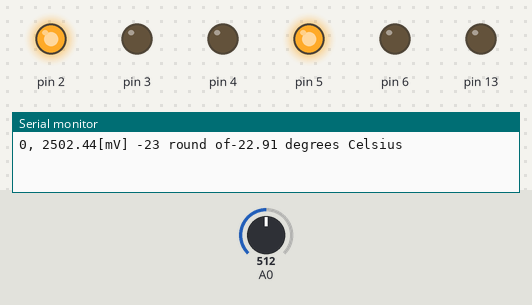
Simulated run of this sketch. Board: Arduino Uno, built with avr-gcc and run on an emulated ATmega328P. On the bench: output pins drawn as LEDs (lit = HIGH), the last lines printed to the serial monitor. Inputs (shaded band) come from the test bench; at power-on: A0 = 512.

Above: at 4.2 s.
4.3 s: A0 set to 513
At 9.2 s:
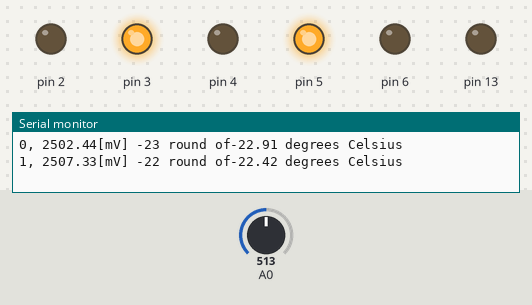
9.9 s: A0 set to 716
At 14.3 s:
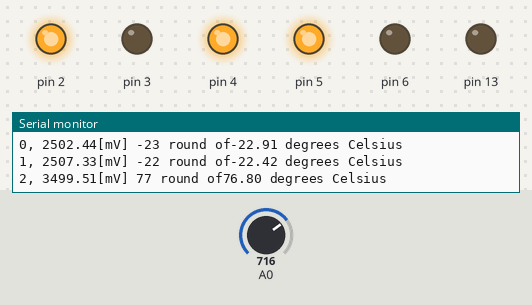
15.5 s: A0 set to 718
At 19.4 s:
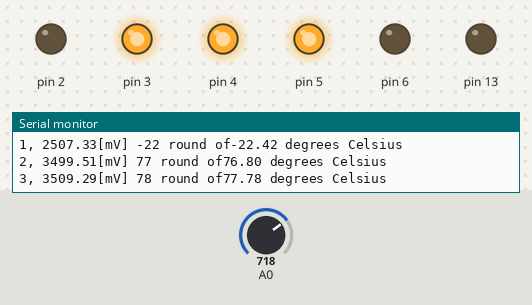
21.1 s: A0 set to 900
At 24.4 s:
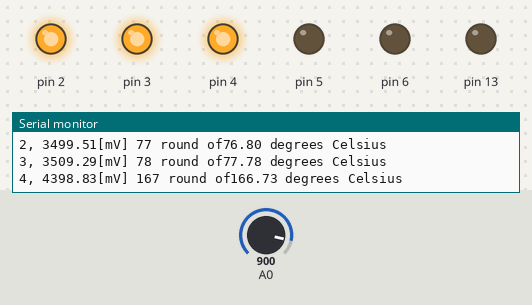
26.7 s: A0 set to 902
At 28.3 s:
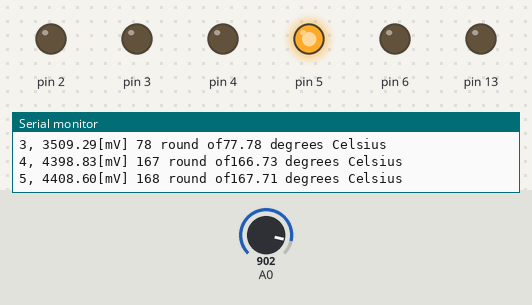
32.3 s: A0 set to 511
At 33.4 s:
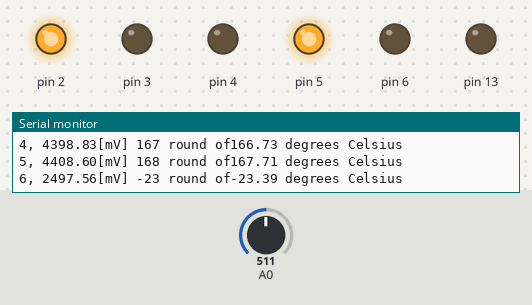
Timing chart, 0 to 35.3 s (numbered marks = the images above; inputs shaded):
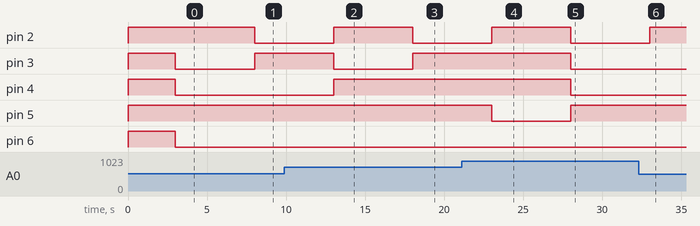

Measured:
- the behaviour switches between 512 and 513 on A0 (found by bisection; images 0 and 1)
- the behaviour switches between 717 and 718 on A0 (found by bisection; images 2 and 3)
- the behaviour switches between 901 and 902 on A0 (found by bisection; images 4 and 5)
- after the input at 4.3 s, pin 2: HIGH → LOW after 3.7 s; pin 3: LOW → HIGH after 3.7 s
- after the input at 9.9 s, pin 2, pin 4: LOW → HIGH after 3.1 s; pin 3: HIGH → LOW after 3.1 s
- after the input at 15.5 s, pin 2: HIGH → LOW after 2.5 s; pin 3: LOW → HIGH after 2.5 s
- after the input at 21.1 s, pin 2: LOW → HIGH after 1.9 s; pin 5: HIGH → LOW after 1.9 s
- after the input at 26.7 s, pin 2–4: HIGH → LOW after 1.3 s; pin 5: LOW → HIGH after 1.3 s
- after the input at 32.3 s, pin 2: LOW → HIGH after 0.71 s

The sketch:

TempSensLM335.ino
```cpp
// TempSensLM335

#include <math.h>

//this sets the ground pin to LOW and the input voltage pin to high
void setup()
{
  Serial.begin(9600);

  pinMode(13, OUTPUT);
  digitalWrite(13, LOW);

  pinMode(2, OUTPUT);
  pinMode(3, OUTPUT);
  pinMode(4, OUTPUT);
  pinMode(5, OUTPUT);
  pinMode(6, OUTPUT);
  digitalWrite(2, HIGH);
  digitalWrite(3, HIGH);
  digitalWrite(4, HIGH);
  digitalWrite(5, HIGH);
  digitalWrite(6, HIGH);
  delay(3000);
  digitalWrite(2, LOW);
  digitalWrite(3, LOW);
  digitalWrite(4, LOW);
  digitalWrite(5, LOW);
  digitalWrite(6, LOW);

  PORTD = B01101100;  //sets digital pins 6,5,3,2 HIGH
}

int rawvoltage;
int i, cnt;
float aveRawVtg;
float millivolts;
float kelvin;
float celsius;
int intCel;

void loop()
{
  rawvoltage= 0;
  /*
  for (i=0; i<8; i++)
  {
      rawvoltage += analogRead(A0);
    delay(100);
  }
  aveRawVtg = rawvoltage / 8;
  millivolts = (aveRawVtg/1023.0) * 5000;
  */
  rawvoltage = analogRead(A0);
  millivolts = (rawvoltage/1023.0) * 5000;
  kelvin = (millivolts/10);
  /*
  Serial.print(kelvin);
  Serial.println(" degrees Kelvin");
  */

  celsius= kelvin - 273.15;
  intCel = (int)round(celsius);
  // Serial port printing for debugging
  Serial.print(cnt++); Serial.print(", ");
  Serial.print(millivolts); Serial.print("[mV] ");
  Serial.print(intCel);
  Serial.print(" round of");
  Serial.print(celsius);
  Serial.println(" degrees Celsius");

  PORTD = intCel<<2;

  /*float fahrenheit= ((celsius * 9)/5 +32);
  Serial.print(fahrenheit);
  Serial.println(" degrees Fahrenheit");
  */

  delay(5000); // 5 seconds
}
```
